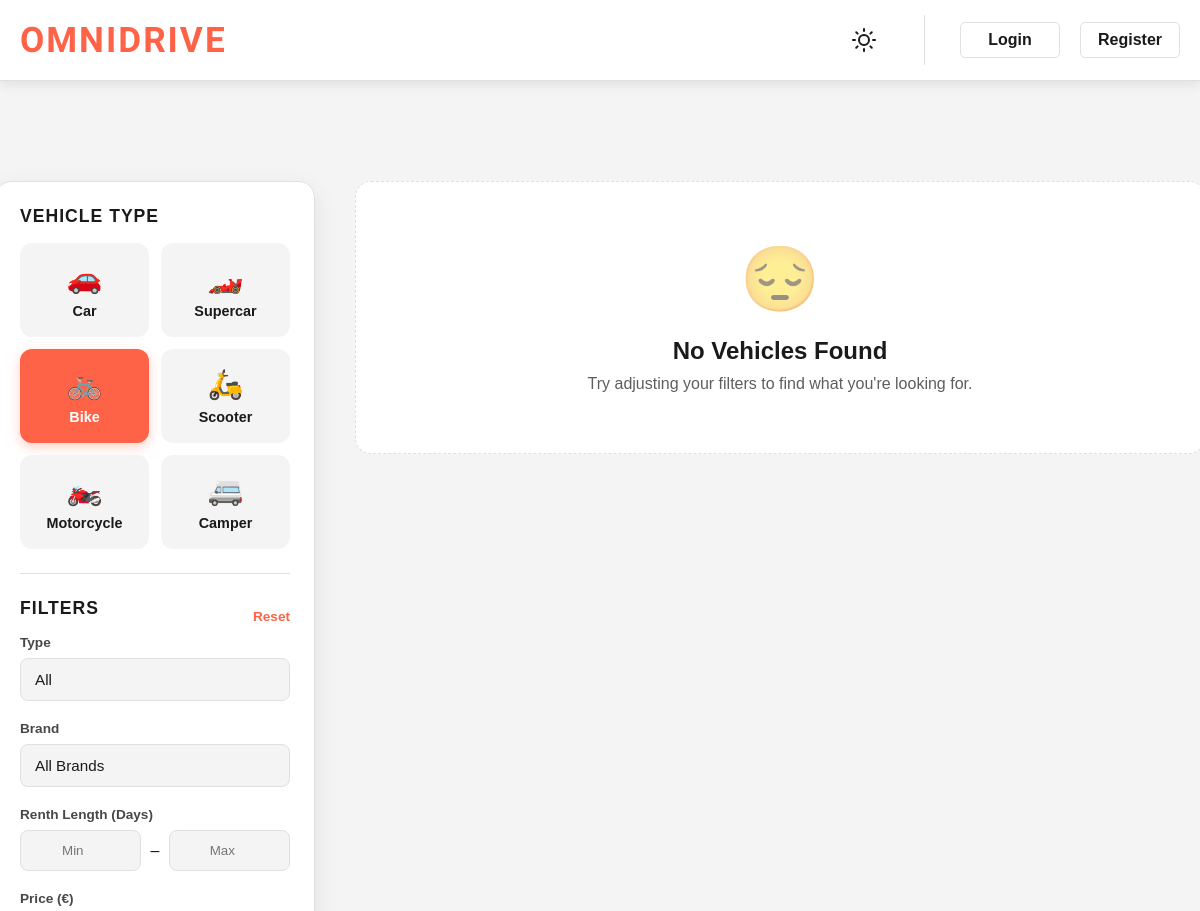
Before: /search?type=bike (upper part) with the older database file.
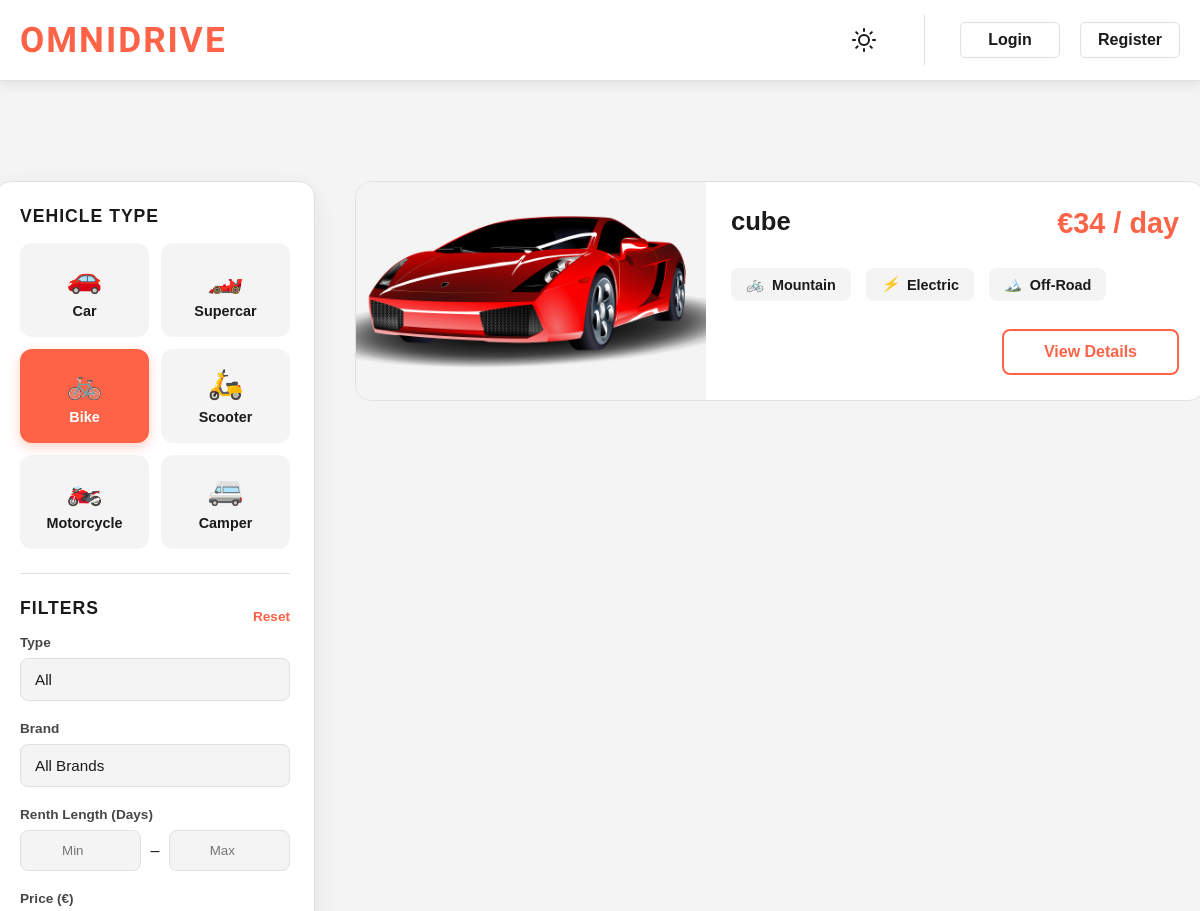
After: the same page with the newer database file.
### tables this page shows
CREATE TABLE bikes (
                   id INTEGER PRIMARY KEY AUTOINCREMENT,
                   type TEXT NOT NULL,
                   brand TEXT NOT NULL,
                   rent_length INTEGER NOT NULL,
                   price REAL NOT NULL,
                   frame_size TEXT NOT NULL,
                   traction TEXT NOT NULL,
                   suspensions TEXT NOT NULL,
                   terrain TEXT NOT NULL,
                   img TEXT
            );

### app.py (the view, shortened to what this page needs)
@app.route('/search')
def search():
    vehicle_type = request.args.get('type', '')
    table        = TYPE_TO_TABLE.get(vehicle_type)
    results      = []
    if table:
        conditions = []
        params     = []
        price_min = request.args.get('price_min')
        price_max = request.args.get('price_max')
        if price_min:
            conditions.append('price >= ?')
            params.append(price_min)
        if price_max:
            conditions.append('price <= ?')
            params.append(price_max)
        day_min = request.args.get('day_min')
        day_max = request.args.get('day_max')
        if day_min:
            conditions.append('rent_length >= ?')
            params.append(day_min)
        if day_max:
            conditions.append('rent_length <= ?')
            params.append(day_max)
        month_min = request.args.get('month_min')
        month_max = request.args.get('month_max')
        if month_min:
            conditions.append('rent_length >= ?')
            params.append(month_min)
        if month_max:
            conditions.append('rent_length <= ?')
            params.append(month_max)
        if vehicle_type == 'car':
            for field in ('brand', 'fuel', 'transmission', 'traction', 'color', 'number_of_seats'):
                val = request.args.get(field)
                if val:
                    conditions.append(f'{field} = ?')
                    params.append(val)
        elif vehicle_type == 'supercar':
            for field in ('brand', 'fuel', 'transmission', 'traction', 'color', 'number_of_seats', 'inside_color', 'inside_material'):
                val = request.args.get(field)
                if val:
                    conditions.append(f'{field} = ?')
                    params.append(val)
        elif vehicle_type == 'bike':
            for field in ('brand', 'frame_size', 'traction', 'suspensions', 'terrain'):
                val = request.args.get(field)
                if val:
                    conditions.append(f'{field} = ?')
                    params.append(val)
            specific_type = request.args.get('specific_type')
            if specific_type:
                conditions.append('type = ?')
                params.append(specific_type)
        elif vehicle_type == 'scooter':
            for field in ('brand', 'engine', 'fuel', 'color', 'required_license', 'number_of_seats'):
                val = request.args.get(field)
                if val:
                    conditions.append(f'{field} = ?')
                    params.append(val)
        elif vehicle_type == 'motorcycle':
            for field in ('brand', 'style', 'engine', 'fuel', 'color', 'required_license', 'number_of_seats'):
                val = request.args.get(field)
                if val:
                    conditions.append(f'{field} = ?')
                    params.append(val)
        where = 'WHERE ' + ' AND '.join(conditions) if conditions else ''
        with db_connect() as db:
            results = db.execute(
                f'SELECT * FROM {table} {where}', params
            ).fetchall()
        results_list = []
        for r in results:
            v = dict(r)
            if v.get('img'):
                v['img_url'] = f"imgs/{table}/{v['id']}/{v['img']}"
            else:
                v['img_url'] = None
            results_list.append(v)
        results = results_list
    return render_template('search.html',
                           results=results,
                           vehicle_type=vehicle_type,
                           args=request.args)

### app.py (called while the page is built)
def db_connect():
    conn = sqlite3.connect(DB_USERS_PATH)
    conn.row_factory = sqlite3.Row
    return conn

### templates/search.html (shortened to what this page needs)
{% extends "base.html" %}
{% block extra_css %}
    <link rel="stylesheet"
          href="{{ url_for('static', filename='css/search.css') }}">
{% endblock extra_css %}
{% block content %}
    <div class="search-layout">
        <aside class="search-sidebar">
            <div class="sidebar-section">
                <div class="sidebar-label">Vehicle type</div>
                <div class="type-grid">
                    {% set types = [('car', '🚗', 'Car'), ('supercar', '🏎️', 'Supercar'), ('bike', '🚲', 'Bike'), ('scooter', '🛵', 'Scooter'), ('motorcycle', '🏍️', 'Motorcycle'), ('camper', '🚐', 'Camper')] %}
                    {% for type_val, icon, label in types %}
                        <a href="{{ url_for('search', type=type_val) }}"
                           class="type-chip {% if vehicle_type == type_val %}active{% endif %}">
                            <span class="chip-icon">{{ icon }}</span>
                            <span class="chip-label">{{ label }}</span>
                        </a>
                    {% endfor %}
                </div>
            </div>
            {% if vehicle_type %}
                <form method="GET" action="{{ url_for('search') }}" class="filter-form">
                    <div class="sidebar-section">
                        <div class="sidebar-label-row">
                            <span class="sidebar-label">Filters</span>
                            <a href="{{ url_for('search', type=vehicle_type) }}" class="reset-link">Reset</a>
                        </div>
                        {% if vehicle_type == 'bike' %}
                            <div class="filter-group">
                                <label>Type</label>
                                <select name="specific_type" class="filter-select">
                                    <option value="">All</option>
                                </select>
                            </div>
                        {% endif %}
                        <div class="filter-group">
                            <label>Brand</label>
                            <select name="brand" class="filter-select">
                                <option value="">All Brands</option>
                            </select>
                        </div>
                        {% if vehicle_type in ('supercar','bike') %}
                            <div class="filter-group">
                                <label>Renth Length (Days)</label>
                                <div class="price-range">
                                    <input type="number"
                                           name="day_min"
                                           placeholder="Min"
                                           value="{{ args.get('day_min', '') }}"
                                           min="0">
                                    <span>–</span>
                                    <input type="number"
                                           name="day_max"
                                           placeholder="Max"
                                           value="{{ args.get('day_max', '') }}"
                                           min="0">
                                </div>
                            </div>
                        {% endif %}
                        <div class="filter-group">
                            <label>Price (€)</label>
                        </div>
                    </div>
                </form>
            {% endif %}
        </aside>
        <section class="search-results">
            {% if not vehicle_type %}
                <div class="results-placeholder">
                    <div class="placeholder-icon">🔍</div>
                    <h3>Start Your Search</h3>
                    <p>Select a vehicle type from the sidebar to view our catalog.</p>
                </div>
            {% elif results %}
                <div class="results-grid">
                    {% for v in results %}
                        <div class="vehicle-card">
                            <div class="card-img">
                                {% if v.img_url %}
                                    <img src="{{ url_for('static', filename=v.img_url) }}"
                                         alt="{{ v.get('brand') }}">
                                {% else %}
                                    <div class="card-img-placeholder">No Photo</div>
                                {% endif %}
                            </div>
                            <div class="card-body">
                                <div class="card-top">
                                    <div class="card-title">{{ v.get('brand', vehicle_type|title) }}</div>
                                    <div class="card-price">
                                        €{{ v.price|int }}
                                        <span>/
                                            {% if vehicle_type in ('supercar', 'bike') %}
                                                day
                                            {% else %}
                                                month
                                            {% endif %}
                                        </span>
                                    </div>
                                </div>
                                <div class="card-specs">
                                    {% if vehicle_type in ('car', 'supercar') %}
                                        <span><i class="icon">⚙️</i> {{ v.transmission|title }}</span>
                                        <span><i class="icon">⛽</i> {{ v.fuel|title }}</span>
                                        <span><i class="icon">💺</i> {{ v.number_of_seats }} seats</span>
                                    {% elif vehicle_type == 'bike' %}
                                        <span><i class="icon">🚲</i> {{ v.type|title }}</span>
                                        <span><i class="icon">⚡</i> {{ v.traction|title }}</span>
                                        <span><i class="icon">🏔️</i> {{ v.terrain|title }}</span>
                                    {% elif vehicle_type == 'scooter' %}
                                        <span><i class="icon">🏍️</i> {{ v.engine }}</span>
                                        <span><i class="icon">⛽</i> {{ v.fuel|title }}</span>
                                        <span><i class="icon">🪪</i> {{ v.required_license }}</span>
                                    {% elif vehicle_type == 'motorcycle' %}
                                        <span><i class="icon">🏁</i> {{ v.style|title }}</span>
                                        <span><i class="icon">🏍️</i> {{ v.engine }}</span>
                                        <span><i class="icon">🪪</i> {{ v.required_license }}</span>
                                    {% elif vehicle_type == 'camper' %}
                                        <span><i class="icon">🚐</i> {{ v.type|title }}</span>
                                        <span><i class="icon">🛏️</i> {{ v.sleeping_beds }} beds</span>
                                        <span><i class="icon">⛽</i> {{ v.fuel|title }}</span>
                                    {% endif %}
                                </div>
                                <a href="{{ url_for('vehicle_detail', vehicle_type=vehicle_type, vehicle_id=v.id) }}"
                                   class="btn-rent">View Details</a>
                            </div>
                        </div>
                    {% endfor %}
                </div>
            {% else %}
                <div class="results-placeholder">
                    <div class="placeholder-icon">😔</div>
                    <h3>No Vehicles Found</h3>
                    <p>Try adjusting your filters to find what you're looking for.</p>
                </div>
            {% endif %}
        </section>
    </div>
{% endblock content %}

### templates/base.html (shortened to what this page needs)
<!DOCTYPE html>
<html lang="en">
    <head>
        <link rel="stylesheet"
              href="{{ url_for('static', filename='css/style.css') }}"
              type="text/css">
        <link rel="stylesheet"
              href="{{ url_for('static', filename='css/header.css') }}"
              type="text/css">
        <link rel="stylesheet"
              href="{{ url_for('static', filename='css/footer.css') }}"
              type="text/css">
        <link rel="stylesheet"
              href="{{ url_for('static', filename='css/flash.css') }}"
              type="text/css">
        <link rel="stylesheet"
              href="{{ url_for('static', filename='css/form.css') }}"
              type="text/css">
        <link rel="stylesheet"
              href="{{ url_for('static', filename='css/checkbox.css') }}"
              type="text/css">
        {% block extra_css %}
        {% endblock extra_css %}
    </head>
    <body>
        <header>
            <div class= "header-container">
                <div class= "left-header">
                    <a href="{{ url_for('index') }}" style="text-decoration: none;">
                        <div class="logo">OmniDrive</div>
                    </a>
                </div>
                <div>
                    <nav>
                        <button id="theme-toggle" class="btn-theme">
                        </button>
                        {% if not session.get('is_admin') and not session.user_id %}
                            <a href="{{ url_for('login') }}" class="btn b-login">Login</a>
                            <a href="{{ url_for('register') }}" class="btn b-register">Register</a>
                        {% endif %}
                    </nav>
                </div>
            </div>
        </header>
        <main class="main-content">
            {% block content %}
            {% endblock content %}
        </main>
    </body>
</html>

### static/css/style.css (style rules this page uses)
* { margin: 0; padding: 0; box-sizing: border-box; font-family: Arial, sans-serif; }
.main-content { flex: 1; }
:root { --background-page: #f4f4f4; --background-div: #ffffff; --background-header: #ffffff; --background-footer: #e8e8e8; --font-color: #1a1a1a; --logo-color: #FF6347; --border-color: #e0e0e0; --icon-color: #1a1a1a; --success-color: #00c853; --error-color: #f44336; --shadow-color: rgba(0, 0, 0, 0.08); }
body { background-color: var(--background-page); color: var(--font-color); transition: background-color 1s ease, color 1s ease; display: flex; flex-direction: column; min-height: 100vh; margin: 0; overflow-y: scroll; overflow-x: hidden; }
a { transition: background-color 1s ease, color 1s ease; }
button { transition: background-color 1s ease, color 1s ease; }
input { transition: background-color 1s ease, color 1s ease; }
form { transition: background-color 1s ease, color 1s ease; }
.logo { font-family: 'Exo 2', 'Arial', sans-serif; text-transform: uppercase; font-weight: 800; letter-spacing: 2px; font-size: 2.2rem; color: var(--logo-color); text-decoration: none; display: flex; align-items: center; }

### static/css/header.css (style rules this page uses)
header { background: var(--background-header); padding: 15px 20px; border-bottom: 1px solid var(--border-color); box-shadow: 0 4px 12px var(--shadow-color); transition: background-color 1s ease, color 1s ease, box-shadow 1s ease; position: relative; z-index: 10; }
.header-container { display: flex; justify-content: space-between; align-items: center; max-width: 1600px; margin: auto; }
.left-header { display: flex; align-items: center; gap: 10px; }
nav { display: flex; align-items: center; gap: 20px; }
nav a { color: var(--font-color); text-decoration: none; }
.btn-theme { background-color: var(--background-div); border: none; border-radius: 50%; width: 50px; height: 50px; cursor: pointer; display: flex; align-items: center; justify-content: center; }
.btn-theme svg { width: 24px; height: 24px; color: var(--icon-color); transition: color 0.4s ease; }
.btn { padding: 8px 15px; border-radius: 5px; font-weight: bold; text-decoration: none; display: inline-block; text-align: center; min-width: 100px; }
.b-login { background: var(--background-div); color: var(--font-color); border: 1px solid var(--border-color); transition: background 0.4s; }
.b-register { background: var(--background-div); color: var(--font-color); border: 1px solid var(--border-color); transition: background 0.4s; }

### static/css/form.css (style rules this page uses)
.main-content { flex: 1; display: flex; justify-content: center; align-items: flex-start; padding: 60px 20px; }

Changed rows visible on the page:
added bikes: get "cube", price "34", type "Mountain", traction "Electric", terrain "Off-Road"
Other visible differences:
text no longer shown: "😔 No Vehicles Found Try adjusting your filters to find what you're looking for."
